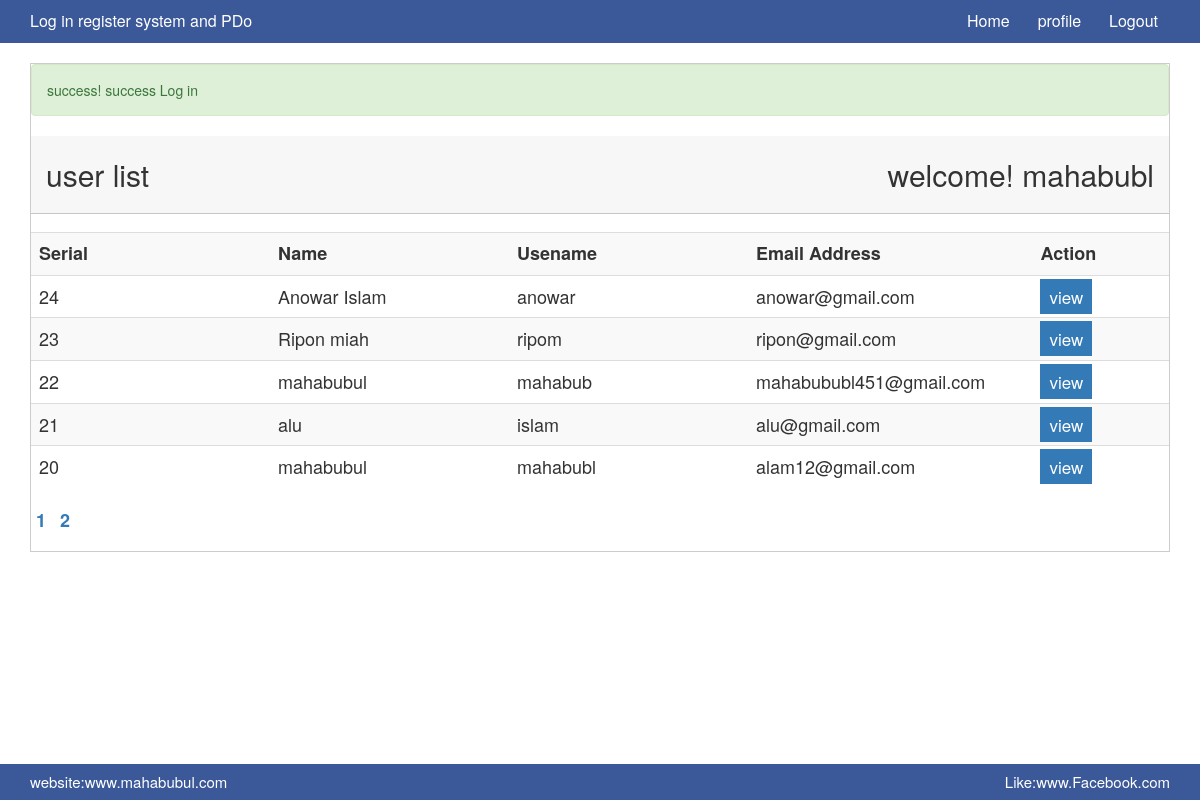
The page /master_inner.php (signed in) on the database its author committed.
### tables this page shows
CREATE TABLE `log_tbl` (
  `id` int(1) NOT NULL,
  `name` varchar(200) NOT NULL,
  `user_name` varchar(100) NOT NULL,
  `gmail_address` varchar(200) NOT NULL,
  `password` varchar(100) NOT NULL
);

### classes/session.php (called while the page is built, shortened)
<?php
  class session{
      public static function get($key){
          if(isset($_SESSION[$key])){
              return $_SESSION[$key];
          }else{
              return false;
          }
      }
  }

### classes/Database.php (called while the page is built, shortened)
<?php
    abstract class dBase{
        public function __construct() {
                    $host_name="localhost";
                    $user_name="root";
                    $password="";
                    $db_name="facebook_log_system";
                    try {
                            $this->pdo = new PDO("mysql:host=$host_name;dbname=$db_name",$user_name, $password);
                    } catch (PDOException$exc) {
                        echo $exc->getMessage();
                    }
        }
    }
  ?>

### classes/login_data.php (called while the page is built, shortened)
<?php
     class log_user extends dBase{
            private  $table="log_tbl ";
          public function select_data_pagination_user($user_list,$per_user){
                try {
                     $sl_info= $this->pdo->prepare(" select * from $this->table order by id DESC limit $user_list,$per_user ");
                     $sl_info->execute();
                     return $sl_info;
                } catch (PDOException  $exc) {
                    echo $exc->getMessage();
                }
          }
          public function select_data(){
                try {
                     $sl_info= $this->pdo->prepare(" select * from $this->table order by id DESC");
                     $sl_info->execute();
                     return $sl_info;
                } catch (PDOException  $exc) {
                    echo $exc->getMessage();
                }
          }
     }
?>

### pages/home_content.php (the view, shortened to what this page needs)
<?php
      $obj_user = new log_user();
        $per_user=5;
        $user_list=0;
          $sl_info=$obj_user->select_data_pagination_user($user_list,$per_user);
?>
<div class="container">
    <div class="design-area">
        <div class="row">
            <div class="col-md-12">
                <?php $loginmes = session::get('loginmes');
                        if(isset($loginmes)){
                            echo $loginmes;
                        }
                   ?>
                <div class="row up-area">
                    <div class="col-md-6">
                        <h3>user list</h3>
                    </div>
                    <div class="col-md-6">
                        <div class="right">
                            <h3>welcome!
                                    <?php   $name = session::get('user_name');
                                        if(isset($name)){
                                            echo $name;
                                        }
                                    ?>
                            </h3>
                        </div>
                    </div>
                </div>
                <div class="row">
                    <div class="col-md-12">
                        <table class="table table-striped">
                            <tr>
                                <th width="21%">Serial</th>
                                <th width="21%">Name</th>
                                <th width="21%">Usename</th>
                                <th width="25%">Email Address</th>
                                <th width="22%">Action</th>
                               </tr>
                            <?php foreach ($sl_info as  $value) {?>
                                <tr>
                                    <td><?php echo  $value['id'] ;?></td>
                                    <td><?php echo  $value['name'] ;?></td>
                                    <td><?php echo  $value['user_name'] ;?></td>
                                    <td> <?php echo  $value['gmail_address'] ;?></td>
                                    <td><a  class="btm btn-primary" href="profile.php?id=<?php echo  $value['id'] ;?>">view</a></td>
                                </tr>
                             <?php }?>
                        </table>
                        <?php
                            $sl_info = $obj_user->select_data();
                            $total_row =  $sl_info->rowCount($sl_info);
                            $total_user = ceil($total_row/$per_user);
                           for ($i=1; $i <= $total_user; $i++){ ?>
                                     <a   style=" font-size:18px;font-weight:600;text-align:center;padding: 2px 5px; "  href="master_inner.php?user_list=<?php echo $i ?>  "><?php echo $i ;?></a>
                        <?php   }  ?>
                    </div>
                </div>
            </div>
        </div>
    </div>
</div>

### assets/css/style.css (style rules this page uses)
body { margin: 0; padding: 0; }
h1,h2,h3,h4 { margin: 0; }
.mainArea .up-area { background: #f7f7f7 none repeat scroll 0 0; border-bottom: 1px solid rgba(0, 0, 0, 0.2); margin: auto; padding: 22px 0; width: 1138px; }
.design-area { border: 1px solid rgba(0, 0, 0, 0.2); padding-bottom: 17px; }
.mainArea .up-area h3 { font-size: 30px; }
.mainArea .up-area .right { float: right }
.mainArea table.table { margin-top: 18px; }
.mainArea table.table tr th { font-size: 18px }
.mainArea table.table tr td { font-size: 18px }
.btm.btn-primary { font-size: 17px; padding: 5px 9px; }

### rows shown on the page
log_tbl: id "24", name "Anowar Islam", user_name "anowar", gmail_address "anowar@gmail.com"
log_tbl: id "23", name "Ripon miah", user_name "ripom", gmail_address "ripon@gmail.com"
log_tbl: id "22", name "mahabubul", user_name "mahabub", gmail_address "mahabububl451@gmail.com"
log_tbl: id "21", name "alu", user_name "islam", gmail_address "alu@gmail.com"
log_tbl: id "20", name "mahabubul", user_name "mahabubl", gmail_address "alam12@gmail.com"

### other values the page prints
$loginmes "success! success Log in"
$name "mahabubl"
